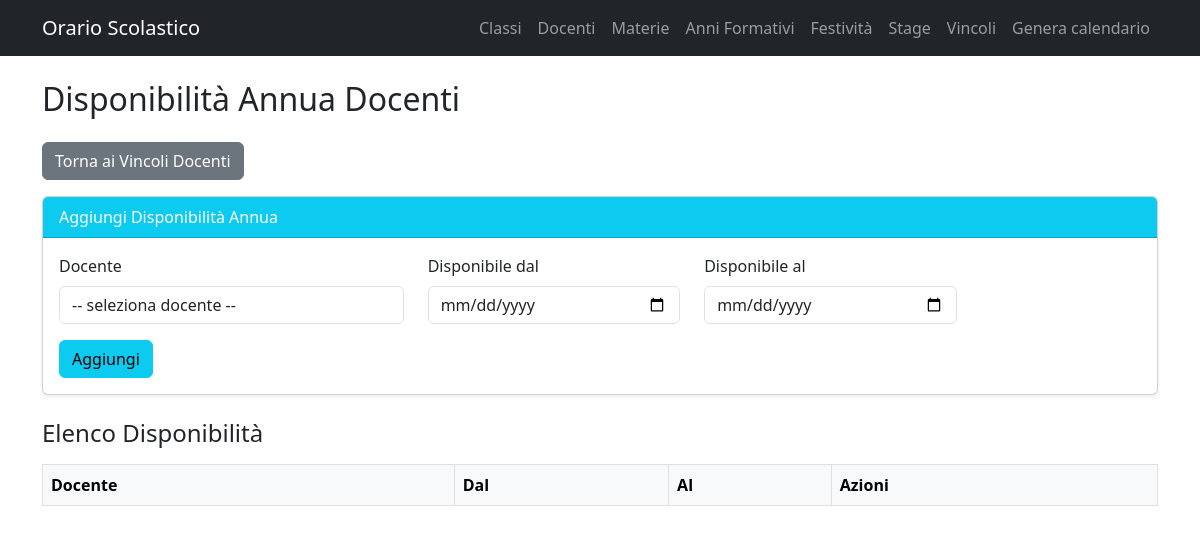
Page /vincoli/disponibilita_annua on the earlier database version.
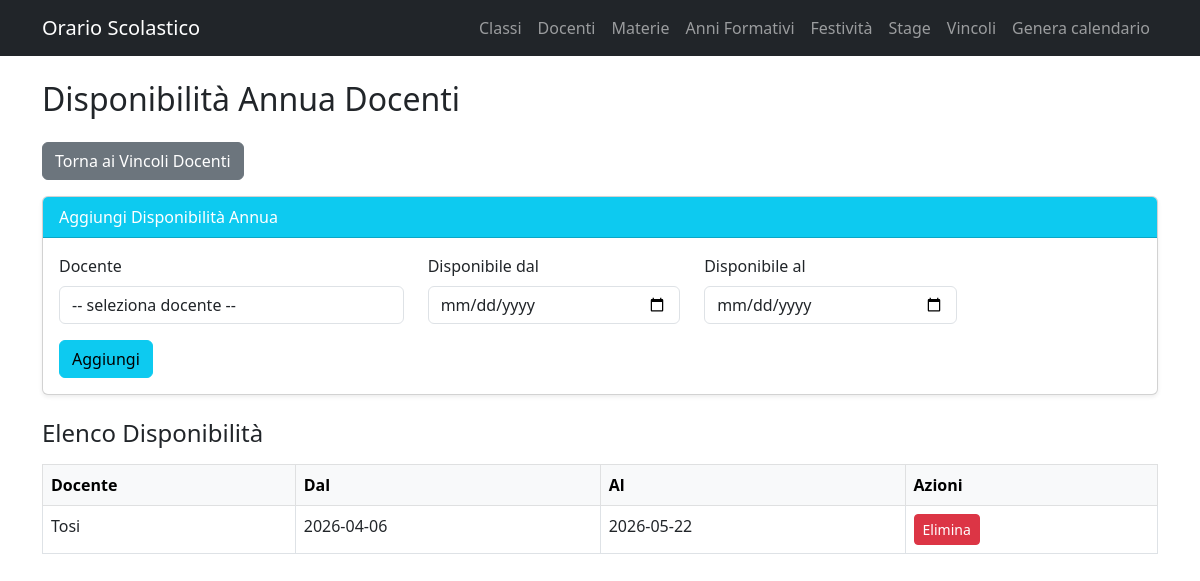
Same page on the later database version.
### app/models.py (models this page shows)
class DisponibilitaAnnua(db.Model):
    id = db.Column(db.Integer, primary_key=True)
    docente_id = db.Column(db.Integer, db.ForeignKey("docente.id"), nullable=False)
    data_da = db.Column(db.Date, nullable=False)
    data_a = db.Column(db.Date, nullable=False)
    docente = db.relationship("Docente", backref="disponibilita_annua")

class Docente(db.Model):
    id = db.Column(db.Integer, primary_key=True)
    nome_docente = db.Column(db.String(100), nullable=False)
    insegnamenti = db.relationship("MateriaClasse", backref="docente_rel", cascade="all, delete-orphan")

### app/routes/vincoli.py (the view, shortened to what this page needs)
@vincoli_bp.route("/disponibilita_annua", methods=["GET", "POST"])
def disponibilita_annua():
    docenti = Docente.query.order_by(Docente.nome_docente).all()
    disponibilita = DisponibilitaAnnua.query.order_by(DisponibilitaAnnua.docente_id).all()
    return render_template("disponibilita_annua.html", docenti=docenti, disponibilita=disponibilita)

### app/templates/disponibilita_annua.html (shortened to what this page needs)
{% extends "base.html" %}
{% block content %}
<div class="container mt-4">
    <h2 class="mb-4">Disponibilità Annua Docenti</h2>
    <div class="mb-3">
        <a href="{{ url_for('vincoli.vincoli_docenti') }}" class="btn btn-secondary">
            Torna ai Vincoli Docenti
        </a>
    </div>
    <div class="card shadow-sm mb-4">
        <div class="card-header bg-info text-white">
            Aggiungi Disponibilità Annua
        </div>
        <div class="card-body">
            <form method="POST">
                <div class="row mb-3">
                    <div class="col-md-4">
                        <label class="form-label">Docente</label>
                        <select name="docente_id" class="form-control" required>
                            <option value="" disabled selected>-- seleziona docente --</option>
                        </select>
                    </div>
                    <div class="col-md-3">
                        <label class="form-label">Disponibile dal</label>
                        <input type="date" name="data_da" class="form-control" required>
                    </div>
                    <div class="col-md-3">
                        <label class="form-label">Disponibile al</label>
                        <input type="date" name="data_a" class="form-control" required>
                    </div>
                </div>
                <button class="btn btn-info">Aggiungi</button>
            </form>
        </div>
    </div>
    <h4>Elenco Disponibilità</h4>
    <table class="table table-bordered mt-3">
        <thead class="table-light">
            <tr>
                <th>Docente</th>
                <th>Dal</th>
                <th>Al</th>
                <th>Azioni</th>
            </tr>
        </thead>
        <tbody>
            {% for d in disponibilita %}
            <tr>
                <td>{{ d.docente.nome_docente }}</td>
                <td>{{ d.data_da }}</td>
                <td>{{ d.data_a }}</td>
                <td>
                    <a href="{{ url_for('vincoli.delete_disponibilita_annua', id=d.id) }}"
                       class="btn btn-danger btn-sm">Elimina</a>
                </td>
            </tr>
            {% endfor %}
        </tbody>
    </table>
</div>
{% endblock %}

### app/templates/base.html (shortened to what this page needs)
<!DOCTYPE html>
<html lang="it">
<head>
    <link href="https://cdn.jsdelivr.net/npm/bootstrap@5.3.0/dist/css/bootstrap.min.css" rel="stylesheet">
</head>
<body>
<nav class="navbar navbar-expand-lg navbar-dark bg-dark">
    <div class="container">
        <a class="navbar-brand" href="/">Orario Scolastico</a>
        <div class="navbar-nav">
            <a class="nav-link" href="/classi">Classi</a>
            <a class="nav-link" href="/docenti">Docenti</a>
            <a class="nav-link" href="{{ url_for('materie.lista_materie') }}">Materie</a>
            <a class="nav-link" href="/anni">Anni Formativi</a>
            <a class="nav-link" href="/festivita">Festività</a>
            <a class="nav-link" href="/stage">Stage</a>
            <a class="nav-link" href="{{ url_for('vincoli.index') }}">Vincoli</a>
            <a class="nav-link" href="{{ url_for('orario.lista_versioni') }}">Genera calendario</a>
        </div>
    </div>
</nav>
{% block content %}{% endblock %}
</body>
</html>

Differences in the rows shown:
added DisponibilitaAnnua: docente.nome_docente "Tosi", data_da "2026-04-06", data_a "2026-05-22"
